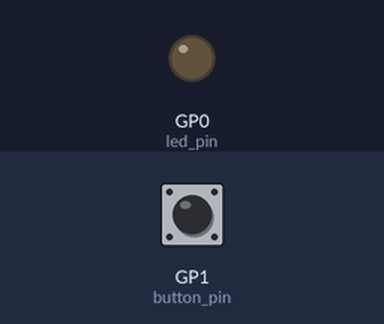
Simulated run of this program. Board: Raspberry Pi Pico running MicroPython. Parts: output pins drawn as LEDs (lit = HIGH). The inputs (shaded band) are chosen by the test bench; at power-on: GP1 (button_pin) HIGH.

Above: at 1.2 s.
1.3 s: GP1 (button_pin) pulled LOW for 0.15 s
At 2.5 s:
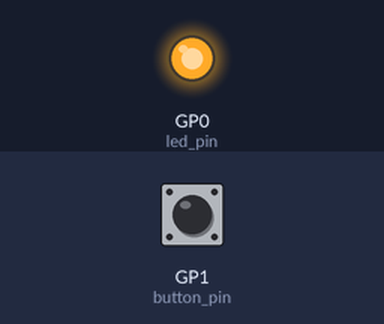
2.9 s: GP1 (button_pin) pulled LOW for 1 s
At 4.1 s:
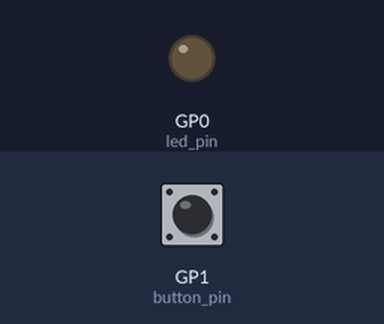
5.4 s: GP1 (button_pin) pulled LOW for 3.2 s
At 6.2 s:
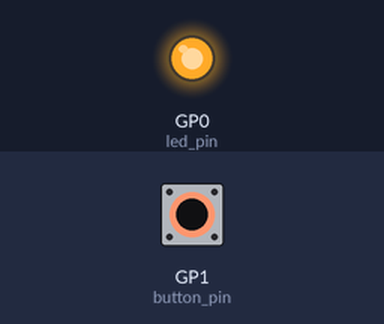
Timing chart, 0 to 8.4 s (numbered marks = the images above; inputs shaded):
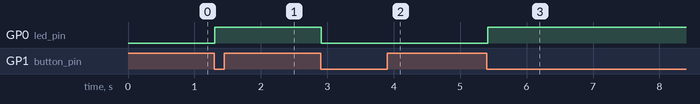

Measured:
- after the input at 1.3 s, GP0 (led_pin): LOW → HIGH at once
- after the input at 2.9 s, GP0 (led_pin): HIGH → LOW at once
- after the input at 5.4 s, GP0 (led_pin): LOW → HIGH at once

The program:

ProjectTwo.py
```python
# MicroPython code to toggle an LED connected to GPIO pin 0 (GP0) on Raspberry Pi Pico
# using a push button connected to GPIO pin 1 (GP1)

import machine
import utime

led_pin = machine.Pin(0, machine.Pin.OUT)  # Define GP0 as an output pin
button_pin = machine.Pin(1, machine.Pin.IN, machine.Pin.PULL_UP)  # Define GP1 as an input pin with pull-up resistor

button_state = 0  # Variable to track button state
prev_button_state = 0  # Variable to track previous button state

while True:
    button_state = button_pin.value()  # Read the state of the button

    if button_state != prev_button_state:  # If button state changes
        if button_state == 0:  # If button is pressed
            led_pin.toggle()  # Toggle the state of the LED

    prev_button_state = button_state  # Update previous button state
    utime.sleep_ms(20)  # Add a small delay to debounce the button
```
